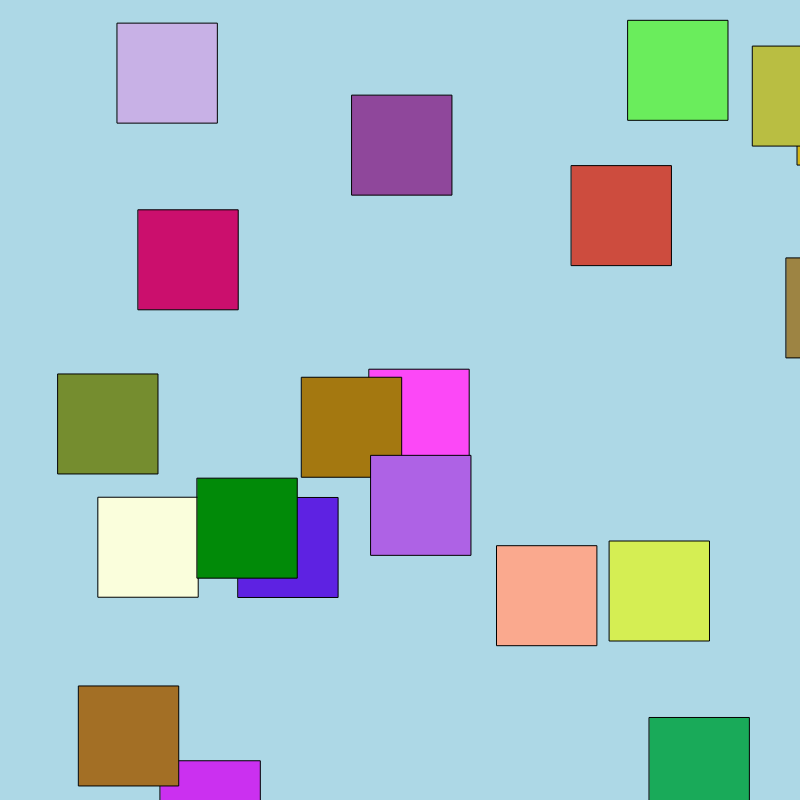
Frame 1 (no input)
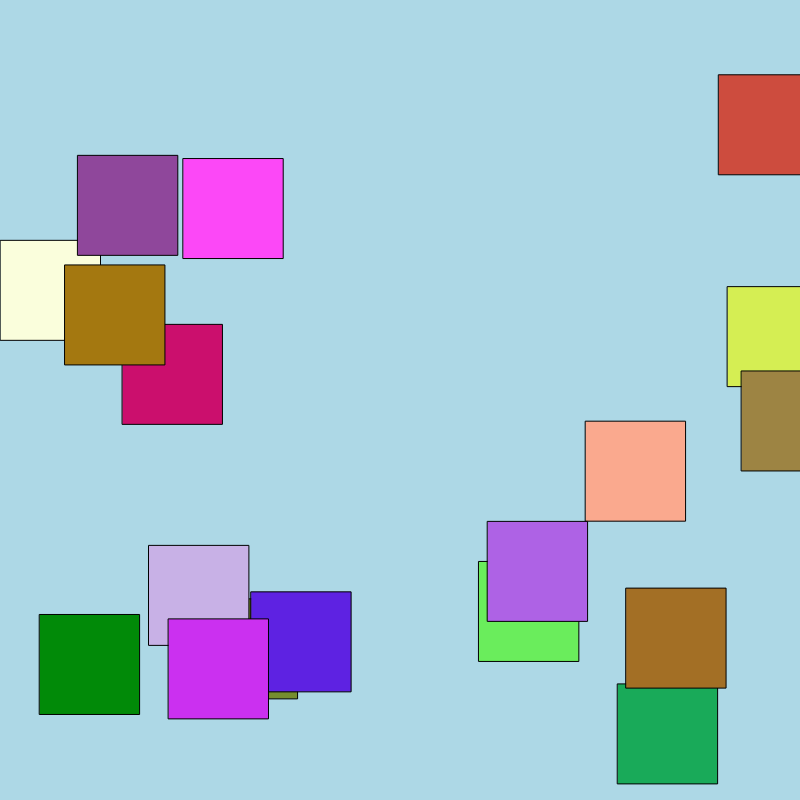
Frame 60 (no input)
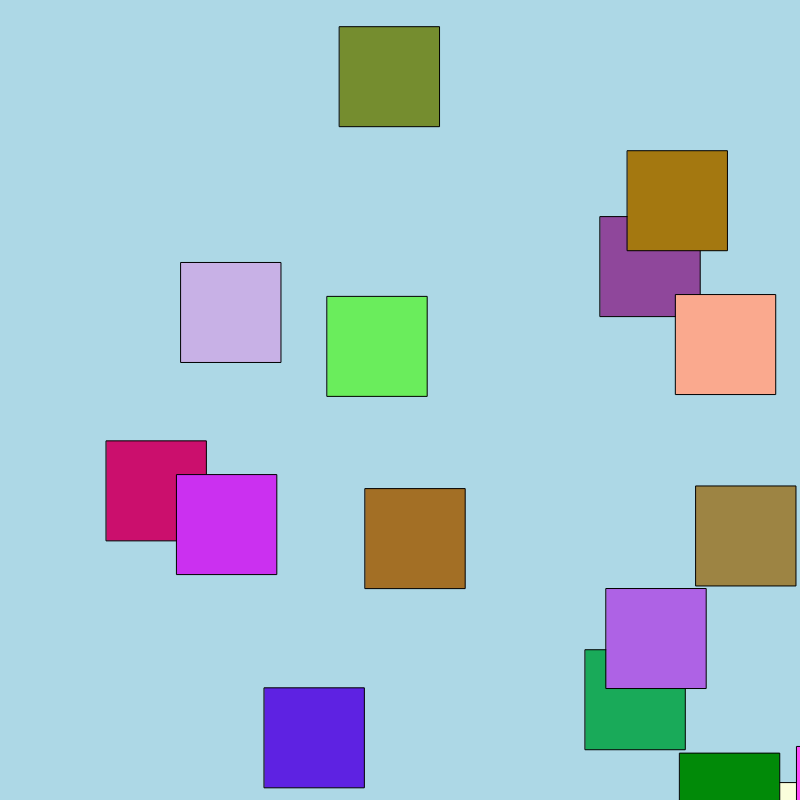
Frame 120 (the mouse pressed at the canvas centre since frame 60)

The p5.js sketch that drew these frames (run headless with seeded random() and noise() and a simulated clock; from frame 60 on, the mouse is pressed at the canvas centre):

// p5.js sketch
// ── sketch.js
var cars = [] ;

function setup() {
  // put setup code here
  createCanvas(800, 800);

for (var i = 0; i < 20 ; i++) {
  cars.push(new Car());

}
}

function draw() {
  // put drawing code here
  background('lightblue');

for (var i = 0; i < cars.length; i++) {
  cars[i].display();
  cars[i].drive();
}
}

//our Car class!!!
function Car(){
// attributes
this.pos = createVector(random(width), random(height));
this.vel = createVector(random(-5,5), random(-5,5));
this.r = random(255);
this.g = random(255);
this.b = random(255);

// methods
this.display = function (){
  fill (this.r, this.g, this.b);
  rect(this.pos.x, this.pos.y, 100,100);
}

this.drive = function() {
  this.pos.add(this.vel);
  if(this.pos.x > width) this.posx = 0;
  if(this.pos.x < 0) this.pos.x = width ;
  if(this.pos.y > height) this.pos.y = 0 ;
  if(this.pos.y < 0) this.pos.y = height;
}
}
